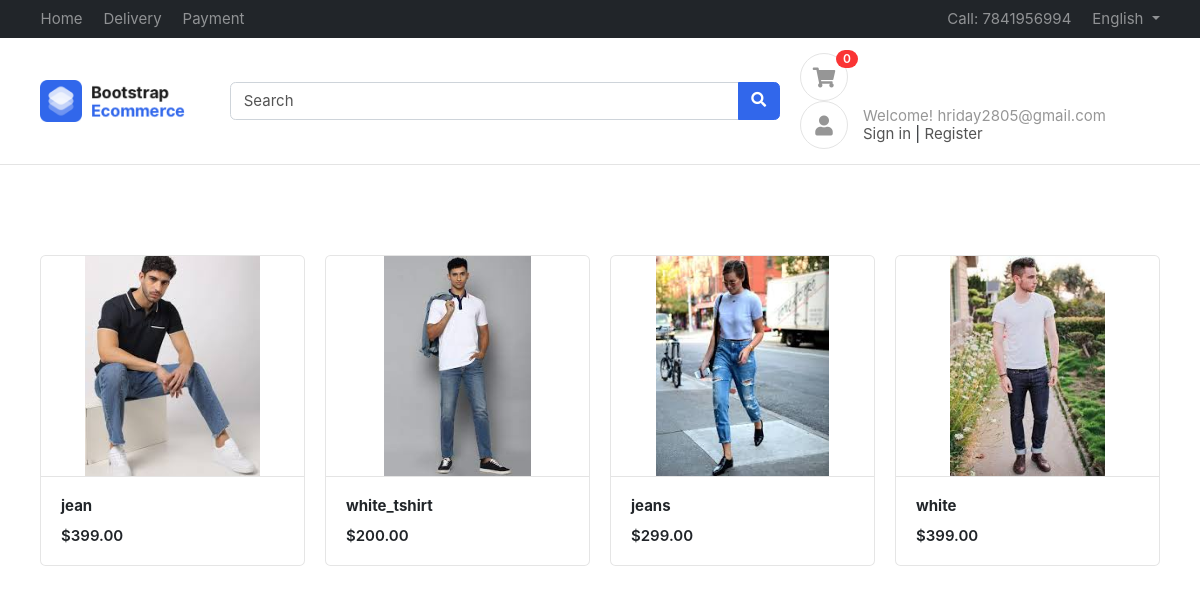
Page / (signed in) on the committed database.
### accounts/models.py (models this page shows)
class Profile(BaseModel):
    user = models.OneToOneField(User , on_delete=models.CASCADE , related_name="profile")
    is_email_verified = models.BooleanField(default=False)
    email_token = models.CharField(max_length=100 , null=True , blank=True)
    profile_image = models.ImageField(upload_to = 'profile')
    def get_cart_count(self):
        return CartItems.objects.filter(cart__is_paid=False, cart__user= self.user).count()

### products/models.py (models this page shows, shortened)
class Product(BaseModel):
    product_name = models.CharField(max_length=100)
    slug = models.SlugField(unique=True  , null=True , blank=True)
    category = models.ForeignKey(Category , on_delete=models.CASCADE , related_name="products")
    price = models.IntegerField()
    product_desription = models.TextField()
    color_variant = models.ManyToManyField(ColorVariant , blank=True)
    size_variant = models.ManyToManyField(SizeVariant , blank=True)

class ProductImage(BaseModel):
    product = models.ForeignKey(Product , on_delete=models.CASCADE , related_name="product_images")
    image =  models.ImageField(upload_to="product")

### home/views.py (the view)
# urls.py: path('', index, name='inder'),
def index(request):
    context = {'products' : Product.objects.all()}
    return render(request , 'home/index.html' , context)

### templates/home/index.html
{% extends "base/base.html"%}
{%  block start %}
<div class="container mt-5 pt-5">
    <div class="row">
        {% for product in products %}
        <div class="col-md-3">
            <figure class="card card-product-grid">
                <div class="img-wrap"> <img src="/media/{{product.product_images.first.image}}"> </div>
                <figcaption class="info-wrap border-top">
                    <a href="{% url 'get_product' product.slug %}" class="title">
                        <b>{{product.product_name}}</b></a>
                    <div class="price mt-2">${{product.price}}.00</div>
                </figcaption>
            </figure>
        </div>
        {% endfor %}
    </div>
    </div>
{% endblock %}

### templates/base/base.html (shortened to what this page needs)
<!DOCTYPE HTML>
<html lang="en">
<head>
<link href="/media/css/bootstrap.css" rel="stylesheet" type="text/css"/>
<link href="/media/fonts/fontawesome/css/all.min.css" type="text/css" rel="stylesheet">
<link href="/media/css/ui.css" rel="stylesheet" type="text/css"/>
<link href="/media/css/responsive.css" rel="stylesheet" />
</head>
<body>
	<header class="section-header">
		<nav class="navbar navbar-dark navbar-expand p-0 bg-dark">
		<div class="container">
			<ul class="navbar-nav d-none d-md-flex mr-auto">
				<li class="nav-item"><a class="nav-link" href="#">Home</a></li>
				<li class="nav-item"><a class="nav-link" href="#">Delivery</a></li>
				<li class="nav-item"><a class="nav-link" href="#">Payment</a></li>
			</ul>
			<ul class="navbar-nav">
				<li class="nav-item"><a href="#" class="nav-link"> Call: 7841956994 </a></li>
				<li class="nav-item dropdown">
					 <a href="#" class="nav-link dropdown-toggle" data-toggle="dropdown"> English </a>
				</li>
			</ul>
		  </div>
		</nav>
		<section class="header-main border-bottom">
			<div class="container">
		<div class="row align-items-center">
			<div class="col-lg-2 col-4">
				<div class="brand-wrap">
					<img class="logo" src="images/logo.png">
				</div>
			</div>
			<div class="col-lg-6 col-sm-12">
				<form action="#" class="search">
					<div class="input-group w-100">
						<input type="text" class="form-control" placeholder="Search">
						<div class="input-group-append">
						  <button class="btn btn-primary" type="submit">
							<i class="fa fa-search"></i>
						  </button>
						</div>
					</div>
				</form>
			</div>
			<div class="col-lg-4 col-sm-6 col-8">
				<div class="widgets-wrap float-md-right">
					<div class="widget-header  mr-3">
						<a href="{% url 'cart' %}" class="icon icon-sm rounded-circle border"><i class="fa fa-shopping-cart"></i></a>
						<span class="badge badge-pill badge-danger notify">{{request.user.profile.get_cart_count}}</span>
					</div>
					<div class="widget-header icontext">
						<a href="#" class="icon icon-sm rounded-circle border"><i class="fa fa-user"></i></a>
						<div class="text">
							<span class="text-muted">Welcome! {{user}}</span>
							<div>
								<a href="/accounts/login/">Sign in</a> |
								<a href="/accounts/register/"> Register</a>
							</div>
						</div>
					</div>
				</div>
			</div>
		</div>
			</div>
		</section>
		</header>
		{% block start %}
		{% endblock %}
        </body>
        </html>

### public/static/css/ui.css (style rules this page uses)
html { font-family: 'Inter', sans-serif; font-size: 15px; }
.img-wrap { text-align: center; display: block; }
.img-wrap img { max-width: 100%; }
.icon-xs, .icon-sm, .icon-md, .icon-lg { display: inline-block; text-align: center; flex-shrink: 0; flex-grow: 0; }
.icon-sm { width: 48px; height: 48px; line-height: 48px; font-size: 20px; }
figure { margin-bottom: 0; }
.card .title { color: #212529; }
.header-main { position: relative; padding-top: 1rem; padding-bottom: 1rem; }
.brand-wrap .logo, .navbar-brand .logo { margin-right: 7px; max-height: 42px; display: inline-block; }
.widget-header { display: inline-block; vertical-align: middle; position: relative; }
.widget-header a { color: #545454; }
.widget-header i { color: #969696; }
.widget-header .notify { position: absolute; top: -3px; right: -10px; }
[class*='card-product'] a.title { color: #212529; display: block; }
[class*='card-product'] .img-wrap { overflow: hidden; position: relative; }
[class*='card-product'] .img-wrap img { height: 100%; max-width: 100%; width: auto; display: inline-block; object-fit: cover; }
.card-product-grid { margin-bottom: 20px; }
.card-product-grid .img-wrap { border-radius: 0.2rem 0.2rem 0 0; height: 220px; }
.card-product-grid .info-wrap { overflow: hidden; padding: 18px 20px; }
.card .img-wrap { overflow: hidden; }
.icontext { display: inline-flex; align-items: center; vertical-align: middle; }
.icontext .text { width: 100%; line-height: 1.2; color: #212529; }
.icontext .icon { position: relative; margin-right: 15px; flex-shrink: 0; flex-grow: 0; }
.notify { position: absolute; top: -4px; right: -10px; display: inline-block; padding: .25em .6em; font-size: 12px; line-height: 1; text-align: center; border-radius: 3rem; color: #fff; background-color: #fa3434; }
.price { font-weight: 600; color: #212529; }

### rows in the picture
Product: product_images.first.image (picture), product_name "jean", price "399"
Product: product_images.first.image (picture), product_name "white_tshirt", price "200"
Product: product_images.first.image (picture), product_name "jeans", price "299"
Product: product_images.first.image (picture), product_name "white", price "399"

### other values in the picture
{{ request.user.profile.get_cart_count }} "0"
{{ user }} "hriday2805@gmail.com"
